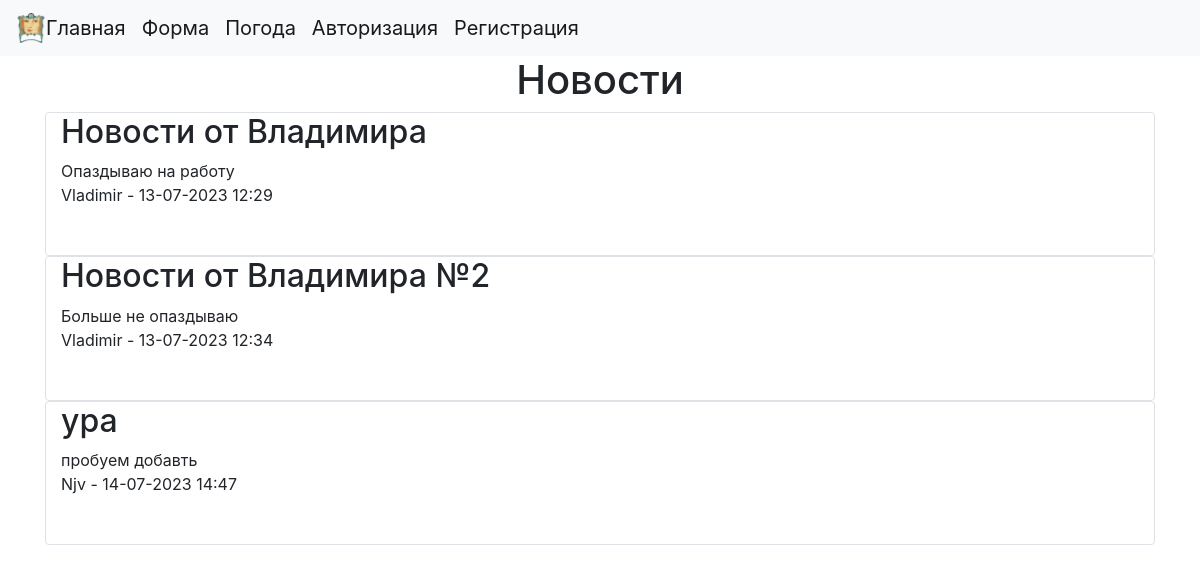
The page /index on the database as committed earlier.
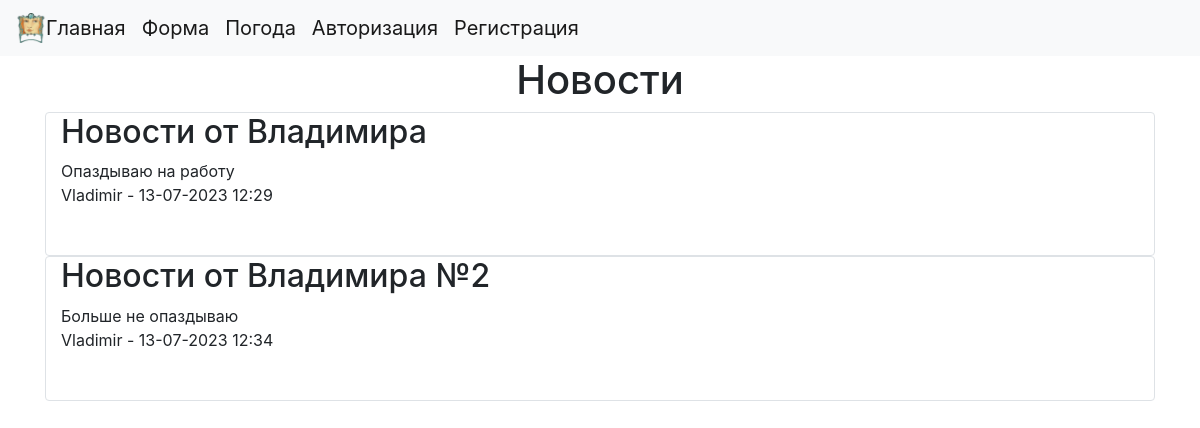
The same page on the database as committed later.
### data/news.py (models this page shows, shortened)
class News(SqlAlchemyBase, UserMixin, SerializerMixin):
    __tablename__ = 'news'
    id = sqlalchemy.Column(sqlalchemy.Integer, primary_key=True, autoincrement=True)
    title = sqlalchemy.Column(sqlalchemy.String, nullable=True)
    content = sqlalchemy.Column(sqlalchemy.String, nullable=True)
    create_date = sqlalchemy.Column(sqlalchemy.DateTime, default=datetime.datetime.now())
    is_private = sqlalchemy.Column(sqlalchemy.Boolean, default=True)
    user_id = sqlalchemy.Column(sqlalchemy.Integer, sqlalchemy.ForeignKey("users.id"))
    user = orm.relationship('User')  # связываем с классом

### data/users.py (models this page shows, shortened)
class User(SqlAlchemyBase, UserMixin, SerializerMixin):
    __tablename__ = 'users'
    id = sqlalchemy.Column(sqlalchemy.Integer, primary_key=True, autoincrement=True)
    name = sqlalchemy.Column(sqlalchemy.String, nullable=True)
    about = sqlalchemy.Column(sqlalchemy.String, nullable=True)
    email = sqlalchemy.Column(sqlalchemy.String, index=True, unique=True, nullable=True)
    hashed_password = sqlalchemy.Column(sqlalchemy.String, nullable=True)
    create_date = sqlalchemy.Column(sqlalchemy.DateTime, default=datetime.datetime.now())
    news = orm.relationship("News", back_populates='user')  # связываем с классом и user

### main.py (the view)
@app.route('/')
@app.route('/index')
def index():
    db_sess = db_session.create_session()
    if current_user.is_authenticated:
        news = db_sess.query(News).filter((News.user == current_user) | (News.is_private != True))
    else:
        news = db_sess.query(News).filter(News.is_private != True)
    return render_template('index.html', title='Новости', news=news)  # * список **словарь

### data/db_session.py (called while the page is built)
def create_session() -> Session:  # аннотатор функций, возвращает сессию
    global created
    return created()

### templates/index.html (shortened to what this page needs)
{% extends "base.html" %}
{% block content %}
<h1 align="center"> Новости </h1>
<div class="container">
{% for item in news %}
<div class="col border rounded ">
    <h2>{{ item.title }} </h2>
    <div>{{ item.content }}</div>
    <div>{{ item.user.name }} - {{ item.create_date.strftime("%d-%m-%Y %H:%M")}}</div>
<br><br></div>
{% endfor %}
</div>
{% endblock %}

### templates/base.html (shortened to what this page needs)
<!DOCTYPE html>
<html lang="en">
<head>
    <link rel="stylesheet" type="text/css" href="../static/css/style.css">
    <link rel="stylesheet" href="https://cdn.jsdelivr.net/npm/bootstrap@4.6.2/dist/css/bootstrap.min.css"
>
</head>
<body>
<header>
    <nav class="navbar navbar-light bg-light d-flex justify-content-start">
        <a class="navbar-brand" href="/index">
            <img src="../static/images/Picture-icon.png" width="30" height="30"
                 class="d-inline-block align-top" alt="">Главная</a>
        <a class="navbar-brand" href="/form_sample">Форма</a>
        <a class="navbar-brand" href="/weather_form">Погода</a>
        {% if current_user.is_authenticated %}
        <a class="navbar-brand btn btn-danger text-white ml-auto" title="Нажмите для выхода" href="/logout">{{ current_user.name}} (Выйти)</a>
        {% else %}
        <a class="navbar-brand" href="/login">Авторизация</a>
        <a class="navbar-brand" href="/register">Регистрация</a>
        {% endif %}
    </nav>
</header>
{% block content %}{% endblock %}
</body>
</html>

Rows that differ between the two databases and show on the page:
removed News: title "ура", content "пробуем добавть", user.name "Njv", create_date "14-07-2023 14:47"
